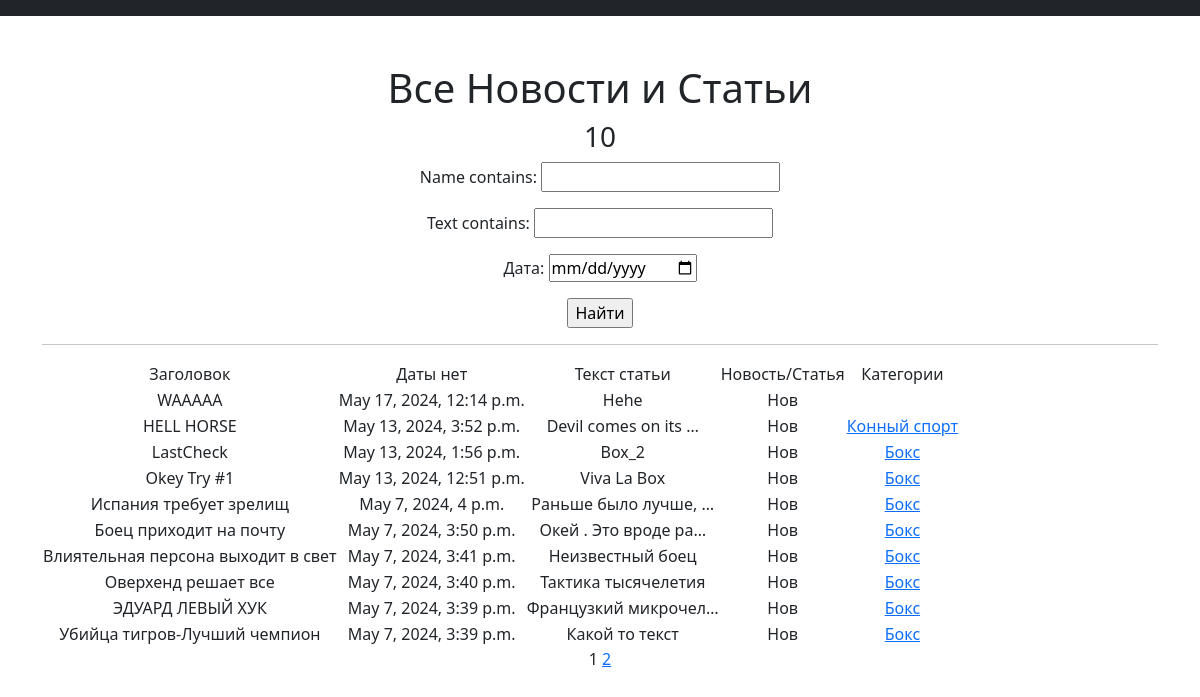
The page /news_or_art/News_all on the database its author committed.
### simpleapp/models.py (models this page shows, shortened)
class News_All(models.Model):
    link_Author = models.ForeignKey(Author, on_delete=models.CASCADE)
    link_PostCategory = models.ManyToManyField(Category, through = "PostCategory")
    news = 'Нов'
    article = 'Ст'
    CHOICE_MAIN = [
        (news, 'Новости'),
        (article, 'Статья'),
    ]
    news_or_art = models.CharField(max_length=3,choices = CHOICE_MAIN, default = news)
    name = models.CharField(max_length= 100, unique = True)
    text = models.TextField(max_length= 100)
    time_in = models.DateTimeField(auto_now_add=True)

class Category(models.Model):
    name = models.CharField(max_length= 100, unique = True)
    subscribers = models.ManyToManyField(User, blank=True, null=True, related_name='categories')

### simpleapp/views.py (the view)
# urls.py: path('News_all', cache_page(60)(PostList.as_view()), name='news_list'),
class PostList(ListView):
    model = News_All
    ordering = '-time_in'
    template_name = 'flatpages/News_all.html'
    context_object_name = 'news'
    paginate_by = 10
    def get_queryset(self):
        queryset = super().get_queryset()
        self.filterset = NewsFilter(self.request.GET, queryset)
        return self.filterset.qs
    def get_context_data(self, **kwargs):
        context = super().get_context_data(**kwargs)
        context['filterset'] = self.filterset
        return context

### simpleapp/templatetags/custom_filters.py (called while the page is built)
@register.filter()
def censor(text):
    try:
        for word in censor_list:
            text = text.replace(word[1:], '*'*len(word[1:]))
        return text
    except AttributeError:
        return "Применять функцию исключительно к тексту !"
    except Exception:
        return "Какая то иная ошибка >_<"

### simpleapp/templatetags/custom_tags.py (called while the page is built)
@register.simple_tag(takes_context=True)
def url_replace(context,**kwargs):
    d = context['request'].GET.copy()
    for k, v in kwargs.items():
        d[k] = v
    return d.urlencode()

### templates/flatpages/News_all.html (shortened to what this page needs)
{% extends 'flatpages/default.html' %}
{% load custom_filters %}
{% load custom_tags %}
{% block content %}
   <h1>Все Новости и Статьи</h1>
    <h3>{{news| length}}</h3>
   <form action="" method="get">
       {{ filterset.form.as_p }}
       <input type="submit" value="Найти" />
   </form>
   <hr>
   {% if news %}
       <table>
           <tr>
               <td>Заголовок</td>
               <td>Даты нет</td>
               <td>Текст статьи</td>
               <td> Новость/Статья </td>
               <td>
                   Категории
               </td>
           </tr>
           {% for newsX in news %}
           <tr>
               <td>{{ newsX.name|censor}}</td>
               <td>{{ newsX.time_in}}</td>
               <td>{{ newsX.text|censor|truncatechars:20}}</td>
               <td>{{ newsX.news_or_art}}</td>
               <td>
               {% for CategoryX in newsX.link_PostCategory.all %}
               <a href="{% url 'category_list' CategoryX.id %}">{{CategoryX.name}}</a>
               {% endfor %}
               </td>
           </tr>
           {% endfor %}
       </table>
   {% else %}
       <h2>Никаких новостей нет!</h2>
   {% endif %}
   {{ page_obj.number }}
   {% if page_obj.has_next %}
       <a href="?{% url_replace page=page_obj.next_page_number %}">{{ page_obj.next_page_number }}</a>
   {% endif %}
{% endblock content %}

### rows shown on the page
News_All: name|censor "WAAAAA", time_in "May 17, 2024, 12:14 p.m.", text|censor "Hehe", news_or_art "Нов"
News_All: name|censor "HELL HORSE", time_in "May 13, 2024, 3:52 p.m.", text|censor "Devil comes on its …", news_or_art "Нов"
Category: name "Конный спорт"
News_All: name|censor "LastCheck", time_in "May 13, 2024, 1:56 p.m.", text|censor "Box_2", news_or_art "Нов"
Category: name "Бокс"
News_All: name|censor "Okey Try #1", time_in "May 13, 2024, 12:51 p.m.", text|censor "Viva La Box", news_or_art "Нов"
News_All: name|censor "Испания требует зрелищ", time_in "May 7, 2024, 4 p.m.", text|censor "Раньше было лучше, …", news_or_art "Нов"
News_All: name|censor "Боец приходит на почту", time_in "May 7, 2024, 3:50 p.m.", text|censor "Окей . Это вроде ра…", news_or_art "Нов"
News_All: name|censor "Влиятельная персона выходит в свет", time_in "May 7, 2024, 3:41 p.m.", text|censor "Неизвестный боец", news_or_art "Нов"
News_All: name|censor "Оверхенд решает все", time_in "May 7, 2024, 3:40 p.m.", text|censor "Тактика тысячелетия", news_or_art "Нов"
News_All: name|censor "ЭДУАРД ЛЕВЫЙ ХУК", time_in "May 7, 2024, 3:39 p.m.", text|censor "Французкий микрочел…", news_or_art "Нов"
News_All: name|censor "Убийца тигров-Лучший чемпион", time_in "May 7, 2024, 3:39 p.m.", text|censor "Какой то текст", news_or_art "Нов"

### other values the page prints
{{ news| length }} "10"
{{ page_obj.number }} "1"
{{ page_obj.next_page_number }} "2"
